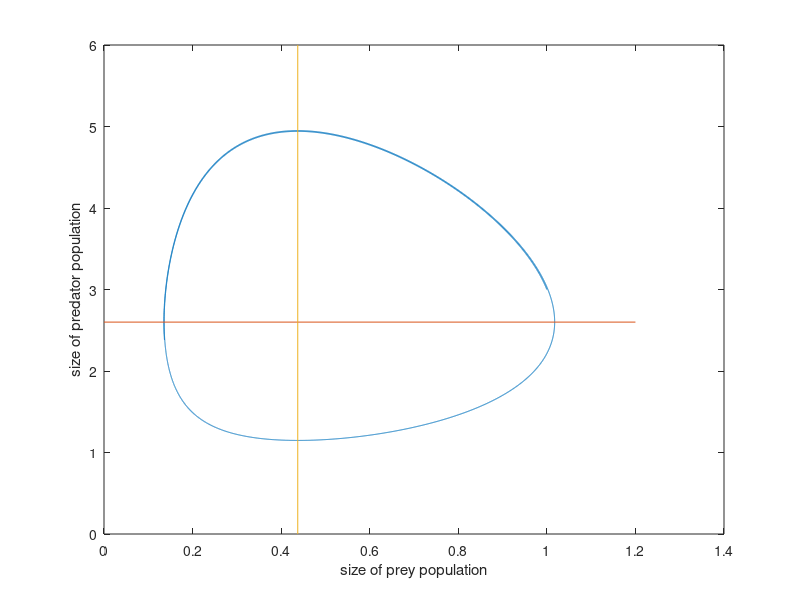

Here is the MATLAB script that generated this plot:
r = 1.3; s = .5; u = .7; v = 1.6; h = .001;
 P = 1; Q = 3; y = [P Q];
for t = 1:10000;
dP = (r-s*Q)*P*h; dQ = (-u+v*P)*Q*h; P = P+dP; Q = Q+dQ; y = [y; P Q];
end
plot(y(:,1),y(:,2),[0 1.2],[r/s r/s],[u/v u/v],[0 6])
xlabel('size of prey population')
ylabel('size of predator population')